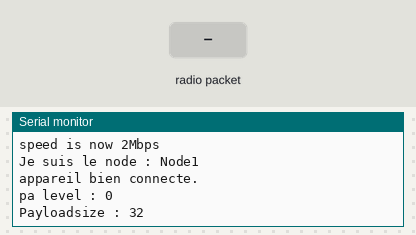
This sketch was run on a simulated Arduino Uno, built with avr-gcc and run on an emulated ATmega328P. On the bench: the last lines printed to the serial monitor. The test bench sets the inputs (shaded band). No radio packets arrive unless stated.

Above: at 1.2 s.
1.3 s: radio packet "1" arrives
At 2.5 s:
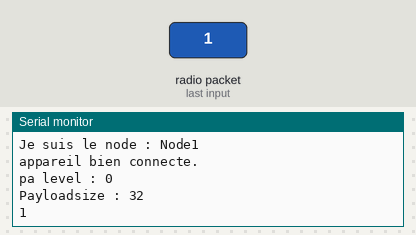
2.8 s: radio packet "0" arrives
At 3.9 s:
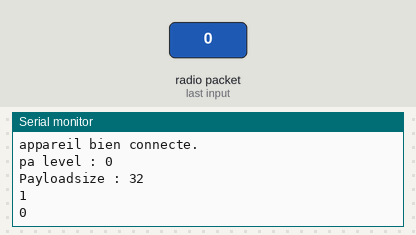
4.3 s: radio packet "2" arrives
At 5.0 s:
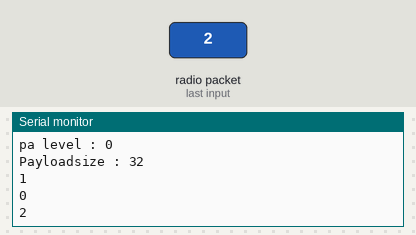

Measured:
- after the input at 1.3 s, the serial monitor: prints a new line at once (image 1)
- after the input at 2.8 s, the serial monitor: prints a new line at once (image 2)
- after the input at 4.3 s, the serial monitor: prints a new line at once (image 3)

The sketch:

NRF24Sol.ino
```cpp
// (licence header left out)
/*
* Getting Started example sketch for nRF24L01+ radios
* This is a very basic example of how to send data from one node to another
* Updated: Dec 2014 by TMRh20
*/

#include <SPI.h>
#include "RF24.h"

#define PC_COM_SPEED 460800
#define TAILLE_TRAME 16 //caractères

/****************** User Config ***************************/
/***      Set this radio as radio number 0 or 1         ***/
bool radioNumber = 0; // ie Node 1

/* Hardware configuration: Set up nRF24L01 radio on SPI bus plus pins 7 & 8 */
RF24 radio(7,8);
// RF24 radio(48,49); // verion robot maquette
/**********************************************************/

byte addresses[][6] = {"Node1","Node2"};

// Used to control whether this node is sending or receiving
bool role = 0;
unsigned long cpt = 0;
void setup() {
    Serial.begin(PC_COM_SPEED);
    Serial.println(F("RF24/Station sol du robot Junior."));
    radio.begin();

    // Set the PA Level low to prevent power supply related issues since this is a
    // getting_started sketch, and the likelihood of close proximity of the devices. RF24_PA_MAX is default.
    radio.setPALevel(RF24_PA_MAX);
    if( radio.setDataRate( RF24_2MBPS ) ) Serial.println("speed is now 2Mbps");

    radio.openWritingPipe(addresses[0]);
    radio.openReadingPipe(1,addresses[1]);
    Serial.print("Je suis le node : ");Serial.println( (char *)addresses[0] );

    if ( !radio.isChipConnected() ){
        Serial.println(" Pb connection ! Aborted.");
        for(;;);
    } else {
        Serial.println( "appareil bien connecte.");
        // for(;;);
    }
    Serial.print("pa level : "); Serial.println( radio.getPALevel() );
    Serial.print("Payloadsize : ");Serial.println( radio.getPayloadSize() );

    // Start the radio listening for data
    radio.startListening();
}

void loop() {

if ( role == 0 ){ //if à supprimer
    char trame[ TAILLE_TRAME+1 ];
    trame[ TAILLE_TRAME ] = 0;
    if( radio.available()){
        // Variable for the received timestamp
        while (radio.available()) {                                   // While there is data ready
            radio.read( trame, TAILLE_TRAME );             // Get the payload
        }
        Serial.println(trame);
    }
}

} // Loop
```
